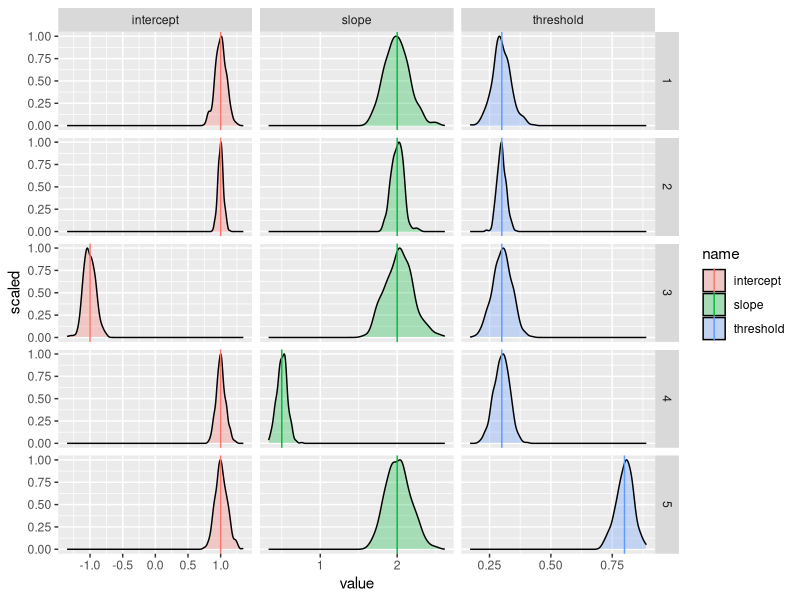
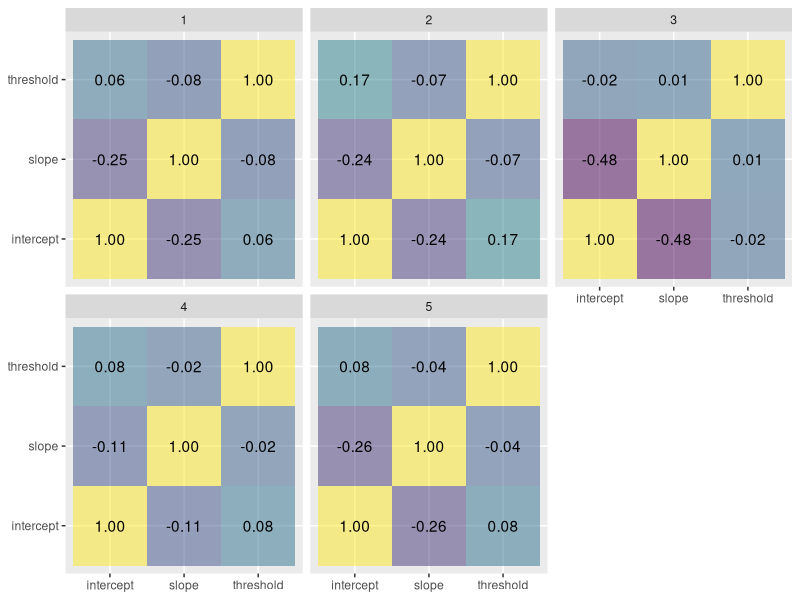

Generate these figures, in order, with R:
## ---- chunk 1
library(tidyverse)
library(ordinal)
set.seed(123)
## ---- chunk 2
generate.and.estimate.ordinal.logit.regression <- function(n, intercept, slope, threshold) {
  x <- rnorm(n)
  y <- intercept + slope * x + rlogis(n)
  class.membership <<- as.factor(as.numeric(y > 0) + as.numeric(y > threshold) + as.numeric(y > 1))
  fit <- clm(
    formula = class.membership ~ 1 + x,
    link = "logit"
  )
  result <- data.frame(
    intercept = -coef(fit)[[1]],
    slope = coef(fit)[[4]] / (coef(fit)[[3]] - coef(fit)[[1]]),
    threshold = (coef(fit)[[2]] - coef(fit)[[1]]) / (coef(fit)[[3]] - coef(fit)[[1]])
  )
  return(result)
}
## ---- chunk 3
parameters <- tibble(
  parameter.set = seq(5),
  n.data = c(1000, 4000, 1000, 1000, 1000),
  intercept = c(1, 1, -1, 1, 1),
  slope = c(2, 2, 2, 0.5, 2),
  threshold = c(0.3, 0.3, 0.3, 0.3, 0.8)
)
parameters
## ---- chunk 4
estimated.parameters <- parameters %>%
  expand_grid(
    run = seq(400)
  ) %>%
  rowwise() %>%
  mutate(
    generate.and.estimate.ordinal.logit.regression(
      n = n.data,
      intercept = intercept,
      slope = slope,
      threshold = threshold
    )
  ) %>%
  ungroup()
estimated.parameters
## ---- chunk 5
ggplot() +
  geom_density(
    mapping = aes(
      x = value,
      y = after_stat(scaled),
      fill = name
    ),
    data = estimated.parameters %>%
      pivot_longer(
        cols = c("intercept", "slope", "threshold")
      ),
    alpha = 0.3
  ) +
  geom_vline(
    mapping = aes(
      xintercept = value,
      col = name
    ),
    data = parameters %>%
      pivot_longer(
        cols = c("intercept", "slope", "threshold")
      )
  ) +
  facet_grid(
    cols = vars(name),
    rows = vars(parameter.set),
    scales = "free"
  )
## ---- chunk 6
ggplot(
  mapping = aes(
    x = parameter.1,
    y = parameter.2,
    fill = correlation,
    label = sprintf("%.2f", correlation)
  ),
  data = estimated.parameters %>%
    group_by(parameter.set) %>%
    reframe(
      expand_grid(
        parameter.1 = c("intercept", "slope", "threshold"),
        parameter.2 = c("intercept", "slope", "threshold")
      ),
      correlation = c(cor(data.frame(intercept, slope, threshold)))
    )
) +
  geom_tile(alpha = 0.5) +
  geom_text() +
  scale_fill_viridis_c() +
  guides(fill = "none") +
  labs(
    x = NULL,
    y = NULL
  ) +
  facet_wrap(
    facets = vars(parameter.set)
  )
